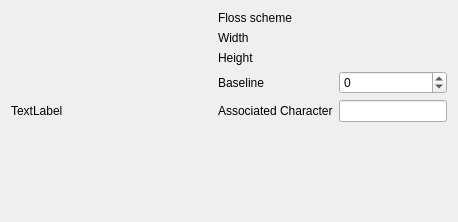
<?xml version="1.0" encoding="UTF-8"?>
<ui version="4.0">
 <class>LibraryPatternProperties</class>
 <widget class="QWidget" name="LibraryPatternProperties">
  <property name="geometry">
   <rect>
    <x>0</x>
    <y>0</y>
    <width>458</width>
    <height>218</height>
   </rect>
  </property>
  <property name="windowTitle">
   <string>Library Pattern Properties</string>
  </property>
  <layout class="QHBoxLayout" name="horizontalLayout">
   <item>
    <widget class="QLabel" name="Icon">
     <property name="sizePolicy">
      <sizepolicy hsizetype="MinimumExpanding" vsizetype="MinimumExpanding">
       <horstretch>0</horstretch>
       <verstretch>0</verstretch>
      </sizepolicy>
     </property>
     <property name="minimumSize">
      <size>
       <width>200</width>
       <height>200</height>
      </size>
     </property>
     <property name="text">
      <string>TextLabel</string>
     </property>
    </widget>
   </item>
   <item>
    <layout class="QGridLayout" name="gridLayout">
     <item row="0" column="0">
      <widget class="QLabel" name="label_2">
       <property name="text">
        <string>Floss scheme</string>
       </property>
      </widget>
     </item>
     <item row="0" column="1">
      <widget class="QLabel" name="FlossScheme">
       <property name="text">
        <string/>
       </property>
      </widget>
     </item>
     <item row="1" column="0">
      <widget class="QLabel" name="label_3">
       <property name="text">
        <string>Width</string>
       </property>
      </widget>
     </item>
     <item row="1" column="1">
      <widget class="QLabel" name="Width">
       <property name="text">
        <string/>
       </property>
      </widget>
     </item>
     <item row="2" column="0">
      <widget class="QLabel" name="label_4">
       <property name="text">
        <string>Height</string>
       </property>
      </widget>
     </item>
     <item row="2" column="1">
      <widget class="QLabel" name="Height">
       <property name="text">
        <string/>
       </property>
      </widget>
     </item>
     <item row="3" column="0">
      <widget class="QLabel" name="label_5">
       <property name="text">
        <string>Baseline</string>
       </property>
      </widget>
     </item>
     <item row="3" column="1">
      <widget class="QSpinBox" name="Baseline">
       <property name="minimum">
        <number>-100</number>
       </property>
       <property name="maximum">
        <number>100</number>
       </property>
      </widget>
     </item>
     <item row="4" column="0">
      <widget class="QLabel" name="label_6">
       <property name="text">
        <string>Associated Character</string>
       </property>
      </widget>
     </item>
     <item row="4" column="1">
      <widget class="KeycodeLineEdit" name="KeyCode"/>
     </item>
     <item row="5" column="0">
      <spacer name="verticalSpacer">
       <property name="orientation">
        <enum>Qt::Vertical</enum>
       </property>
       <property name="sizeHint" stdset="0">
        <size>
         <width>20</width>
         <height>81</height>
        </size>
       </property>
      </spacer>
     </item>
    </layout>
   </item>
  </layout>
 </widget>
 <customwidgets>
  <customwidget>
   <class>KeycodeLineEdit</class>
   <extends>QLineEdit</extends>
   <header>src/KeycodeLineEdit.h</header>
  </customwidget>
 </customwidgets>
 <resources/>
 <connections/>
</ui>
